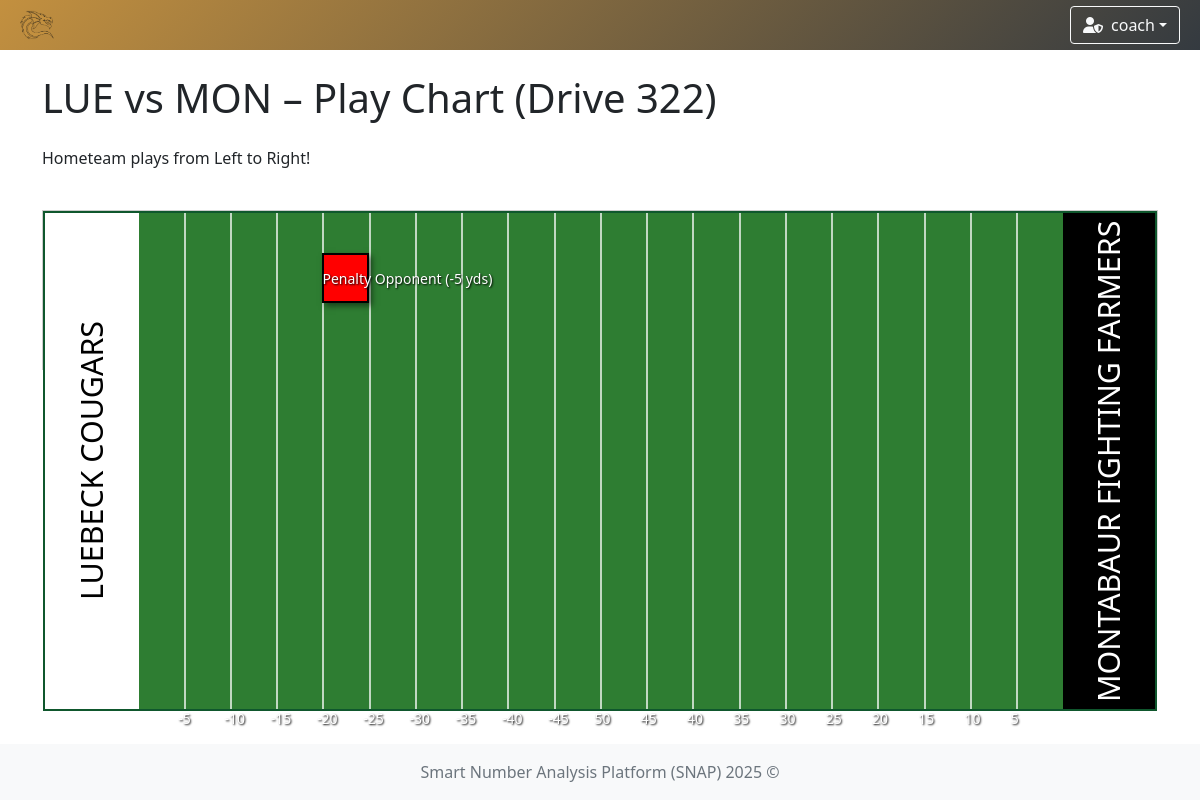
Before: /games/3/drive/322/play-chart (signed in) with the older database file.
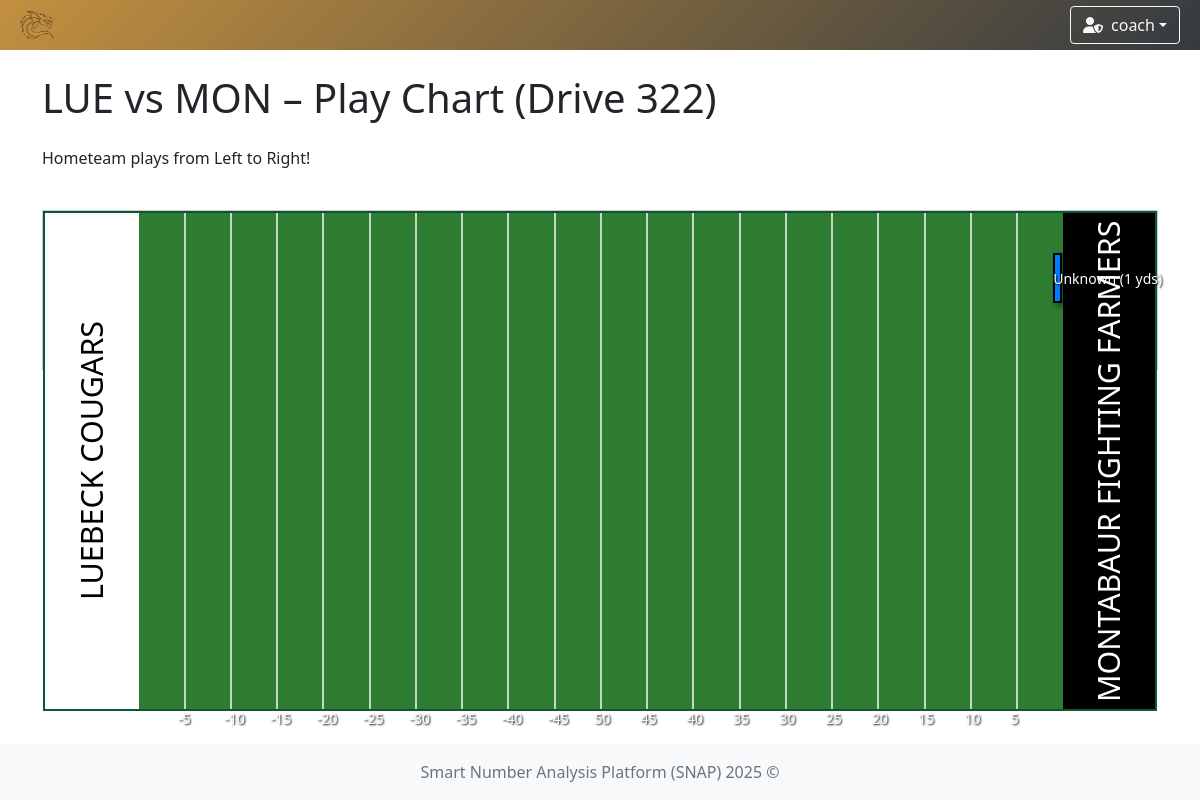
After: the same page with the newer database file.
### app/models/play.py (models this page shows)
class PlayModel(db.Model):
    __tablename__ = 'play'
    id = db.Column(db.Integer, primary_key=True)
    drive_id = db.Column(db.Integer, db.ForeignKey('drive.id'), nullable=False)
    odk = db.Column(db.String(1))  # O, D, or K
    quarter = db.Column(db.Integer)
    down = db.Column(db.Integer)
    distance = db.Column(db.Integer)
    yard_line = db.Column(db.Integer)
    play_type = db.Column(db.String(50))
    result = db.Column(db.String(50))
    gain_loss = db.Column(db.Integer)
    touchdown = db.Column(db.Boolean, default=False)
    penalty_type = db.Column(db.String(50))
    penalty_spot_yard = db.Column(db.Integer)
    foul_team = db.Column(db.String(1))# "H" (Home) oder "O" (Opponent)
    personnel = db.Column(db.String(20))
    off_form = db.Column(db.String(50))  # Offensive Formation
    form_str = db.Column(db.String(50))  # Formation Strength
    form_adj = db.Column(db.String(50))  # Formation Adjustment
    motion = db.Column(db.String(50))  # Motion
    protection = db.Column(db.String(50))  # Protection
    off_play = db.Column(db.String(50))  # Off Play
    dir_call = db.Column(db.String(50))  # Directional Call
    tag = db.Column(db.String(50))  # Tags
    hash = db.Column(db.String(1))  # New field for Hash (L, M, R)
    rusher_number = db.Column(db.Integer)
    passer = db.Column(db.Integer)
    receiver = db.Column(db.Integer)
    play_type1 = db.Column(db.String(50))
    defense_front = db.Column(db.String(50))
    defense_strongside = db.Column(db.String(50))
    blitz = db.Column(db.String(50))
    slants = db.Column(db.String(50))
    coverage = db.Column(db.String(50))
    tackler1 = db.Column(db.Integer)
    tackler2 = db.Column(db.Integer)
    interceptor = db.Column(db.Integer)
    returner = db.Column(db.Integer)
    returner_yard = db.Column(db.Integer)
    kicker = db.Column(db.Integer)
    kicker_yard = db.Column(db.Integer)

### app/controllers/game.py (the view)
    @login_required
    def drive_play_chart(self, game_id, drive_id):
        game = GameModel.get_by_id(game_id)
        drive = DriveModel.query.filter_by(game_id=game_id, id=drive_id).first_or_404()
        plays = PlayModel.query.filter_by(drive_id=drive.id).order_by(PlayModel.id).all()
        plays_data = []
        home_team = game.home_team
        away_team = game.away_team
        home_team_color = home_team.primary_color if home_team else "#010748"
        away_team_color = away_team.primary_color if home_team else "#010748"
        home_team_text_color = get_readable_text_color(home_team_color) if home_team else "#FFFFFF"
        away_team_text_color = get_readable_text_color(away_team_color) if home_team else "#FFFFFF"
        for play in plays:
            raw_start = play.yard_line
            raw_end = play.yard_line
            start_yard = self.convert(raw_start)
            end_yard = self.convert(raw_end) + play.gain_loss
            start_yard = max(0, min(100, start_yard))
            end_yard = max(0, min(100, end_yard))
            loss_detected = (play.gain_loss or 0) < 0
            if loss_detected:
                temp = start_yard
                start_yard = end_yard
                end_yard = temp
            plays_data.append({
                'id': play.id,
                'start': start_yard,
                'end': end_yard,
                'yards': play.gain_loss or 0,
                'result': play.result or 'Unknown',
                'play_count': len(plays),
                'loss': loss_detected
            })
        return render_template(
            template_name_or_list='drive/drive_play_chart.html',
            game=game,
            drive=drive,
            plays=plays_data,
            max=max,
            home=home_team_color,
            away=away_team_color,
            home_text=home_team_text_color,
            away_text=away_team_text_color
        )

### app/controllers/game.py (called while the page is built)
def get_readable_text_color(hex_color):
    hex_color = hex_color.lstrip('#')
    r, g, b = [int(hex_color[i:i + 2], 16) for i in (0, 2, 4)]
    brightness = 0.299 * r + 0.587 * g + 0.114 * b
    return "#000000" if brightness > 186 else "#ffffff"

    @staticmethod
    def convert(yard_line: int) -> int:
        if yard_line == 50:
            return 50
        if yard_line < 0:
            return -yard_line
        return 100 - yard_line

### app/controllers/user.py (called while the page is built)
    @staticmethod
    def load_user(user_id):
        return UserModel.query.get(int(user_id))

### app/models/game.py (called while the page is built)
    @classmethod
    def get_by_id(cls, game_id: int) -> Optional['GameModel']:
        return cls.query.get_or_404(game_id)

### run.py (called while the page is built)
    def _inject_context(self) -> None:
        @self.app.context_processor
        def inject_teams() -> dict:
            try:
                teams = TeamModel.query.all()
                return dict(teams=teams)
            except Exception as e:
                print(f"[!] Error injecting teams: {str(e)} ({type(e).__name__})")
                return dict(teams=[])

### app/templates/drive/drive_play_chart.html (shortened to what this page needs)
{% extends "system/base.html" %}
{% block content %}
<div class="container">
    <h1 class="mb-4">
        {{ game.name }} – Play Chart (Drive {{ drive.id }})
    </h1>
    <p>Hometeam plays from Left to Right!</p>
    <div class="drive-chart" style="height: {{ plays|length * 60 + 100 }}px;">
        <div class="field-container"
             style="background: linear-gradient(to right,
                 {{ home }} 0%,{{ home }} 8.5%,
                 #2e7d32 8.5%,#2e7d32 91.75%,
                 {{ away }} 91.75%,{{ away }} 100%) !important;">
            <div class="team-name-left" style="color: {{ home_text }};">
                {{ game.home_team.name if game.home_team else 'HOME' }}
            </div>
            <div class="team-name-right" style="color: {{ away_text }};">
                {{ game.away_team.name if game.away_team else 'OPPONENT' }}
            </div>
            {% for i in range(1, 20) %}
                {% set yard = i * 5 %}
                <div class="yard-line" style="left: {{ (yard / 1.2) + 8.33 }}%;"></div>
                <div class="yard-line-number" style="left: {{ (yard / 1.2) + 8.33 - 0.5 }}%;">
                    {% if i == 10 %}
                        50
                    {% elif i < 10 %}
                        {{ -yard }}
                    {% else %}
                        {{ 100 - yard }}
                    {% endif %}
                </div>
            {% endfor %}
            {% for play in plays %}
                <div class="drive-line" style="top: {{ 40 + loop.index0 * 60 }}px;">
                    <div class="drive-bar
                    {{ 'loss' if play.loss else 'gain' }}
                    {{ play.result|lower|replace(' ', '-') }}"
                         style="
                            left: {{ ((play.start / 100) * 100) / 1.2 + 8.33 }}%;
                            {% if play.result|lower == 'touchdown' %}
                                width: {{ 92 - (((play.start / 100) * 100) / 1.2 + 8.33) }}%;
                            {% else %}
                                width: {{ (((play.end - play.start) / 100) * 100) / 1.2 }}%;
                            {% endif %}
                         ">
                    </div>
                    <div class="drive-label"
                         style="
                            left: {{ ((play.start / 100) * 100) / 1.2 + 8.33 }}%;
                            {% if play.result|lower == 'touchdown' %}
                                width: {{ 92 - (((play.start / 100) * 100) / 1.2 + 8.33) }}%;
                            {% else %}
                                width: {{ (((play.end - play.start) / 100) * 100) / 1.2 }}%;
                            {% endif %}
                         ">
                        {{ play.play_type or play.result or 'Unknown' }}
                        {% if play.result|lower == 'penalty' %}
                            {% if play.foul_team == "H" %}
                                Home
                            {% else %}
                                Opponent
                            {% endif %}
                        {% endif %}
                        ({{ play.yards }} yds)
                    </div>
                </div>
            {% endfor %}
        </div>
    </div>
</div>
{% endblock %}

Changed rows visible on the page:
removed PlayModel: result "Penalty", shows "Opponent", yards "-5"
added PlayModel: {{ (((play.end - play.start) / 100) * 100) / 1.2 }} 0.8333333333333334 (drawn), play_type "Unknown", yards "1"
